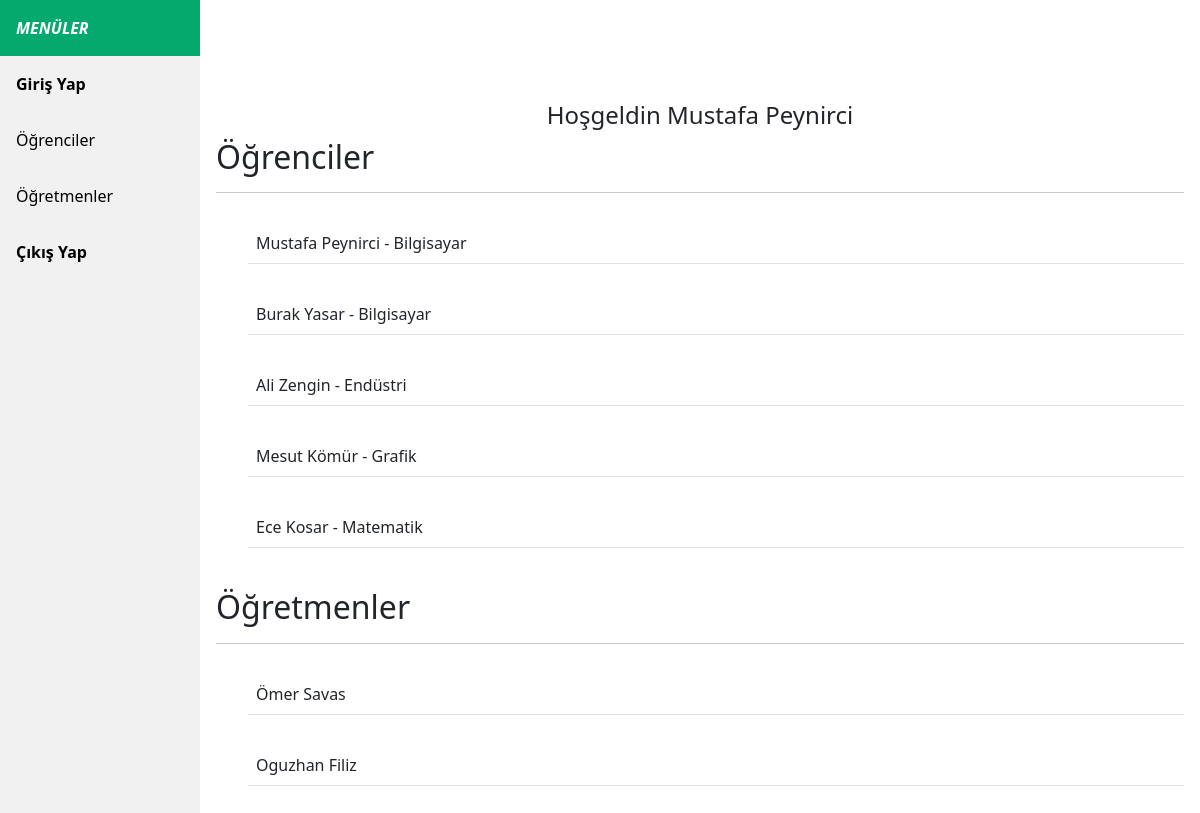
The page / (signed in) on the database its author committed.
### tables this page shows
CREATE TABLE `students` (
  `id` int(11) NOT NULL,
  `name` varchar(255) NOT NULL,
  `surname` varchar(255) NOT NULL,
  `department` varchar(255) NOT NULL
);

CREATE TABLE `teachers` (
  `id` int(11) NOT NULL,
  `name` varchar(255) NOT NULL,
  `surname` varchar(255) NOT NULL
);

### system/Loader.php (called while the page is built, shortened)
<?php
class Loader
{
    public static function view($file_name, $data = NULL)
    {
        require 'views/'.$file_name.'.php';
    }
}

### controllers/Home.php (called while the page is built, shortened)
<?php
class Home extends Controllers
{
    public function index()
    {
        $model = Loader::model("Student");
        $data['students'] = $model->get_students();
        $model = Loader::model("Teacher");
        $data['teachers'] = $model->get_teachers();
        $data['user'] = read_from_session('user');
        Loader::view('home', $data);
    }
}

### system/router.php (called while the page is built, shortened)
<?php
$segments = explode('/', $wanted_page);
array_shift($segments);
$controller_object = new $controller();
$controller_object->do_requested($segments);

### system/DataBase.php (called while the page is built, shortened)
<?php
class DataBase
{
    private static $db_connection = NULL;
    private static function create_db_connection()
    {
        require 'config/db.php';
        $db_connection = new \mysqli($db_config['host'], $db_config['user'], $db_config['password'], $db_config['db']);
        return $db_connection;
    }
    private static function get_connection()
    {
        if(self::$db_connection == NULL)
            self::$db_connection = self::create_db_connection ();
        return self::$db_connection;
    }
    public static function get_data_uses_by_sql($sql)
    {
        $result = self::run_sql($sql);
        $data = [];
        while($row = $result->fetch_assoc())
            array_push ($data, $row);
        return $data;
    }
    public static function run_sql($sql)
    {
        return self::get_connection()->query($sql);
    }
}

### models/Student.php (called while the page is built, shortened)
<?php
class Student extends Models
{
    public function get_students()
    {
        $sql = 'select * from students';
        return DataBase::get_data_uses_by_sql($sql);
    }
}

### models/Teacher.php (called while the page is built, shortened)
<?php
class Teacher extends Models
{
    public function get_teachers()
    {
        $sql = 'select * from teachers';
        return DataBase::get_data_uses_by_sql($sql);
    }
}

### views/home.php (the view, shortened to what this page needs)
<?php
if($data['user'] == NULL)
{
    $name = 'Misafir';
}
else
{
    $name = $data['user']['name'] . ' ' . $data['user']['surname'];
}
?>
<h4 style="font-weight: normal; text-align:center; margin-top:100px">Hoşgeldin <?=$name?></h4>
<h2>Öğrenciler</h2>
<hr>
<ol type="1">
    <?php foreach($data['students'] as $student): ?>
    <table class="table" style="margin-top:30px">
        <td>
            <?=$student['name'] . ' ' . $student['surname'] . ' - ' . $student['department'] ?>
    </table>
    <?php endforeach; ?>
</ol>
<br>
<h2>Öğretmenler</h2>
<hr>
<ol type="1">
    <?php foreach($data['teachers'] as $teacher): ?>
    <table class="table" style="margin-top:30px">
        <td>
            <?=$teacher['name'] . ' ' . $teacher['surname'] ?>
        </td>
    </table>
    <?php endforeach; ?>
</ol>

### rows shown on the page
students: name "Mustafa Peynirci", name "Mustafa", surname "Peynirci", department "Bilgisayar"
students: name "Burak", surname "Yasar", department "Bilgisayar"
students: name "Ali", surname "Zengin", department "Endüstri"
students: name "Mesut", surname "Kömür", department "Grafik"
students: name "Ece", surname "Kosar", department "Matematik"
teachers: name "Ömer", surname "Savas"
teachers: name "Oguzhan", surname "Filiz"
